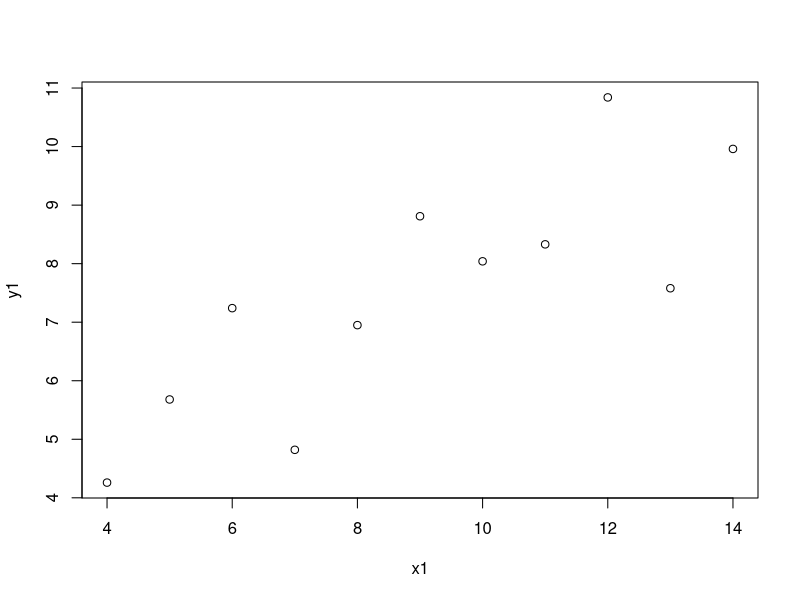
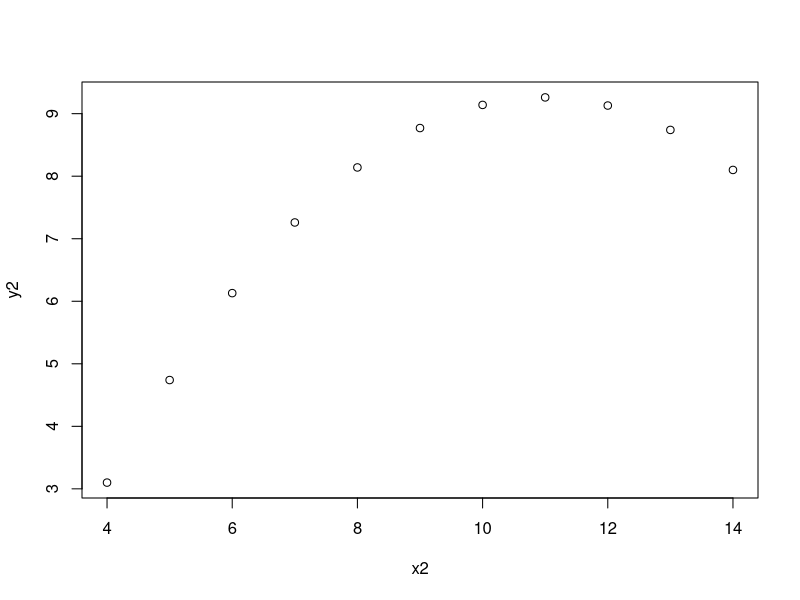
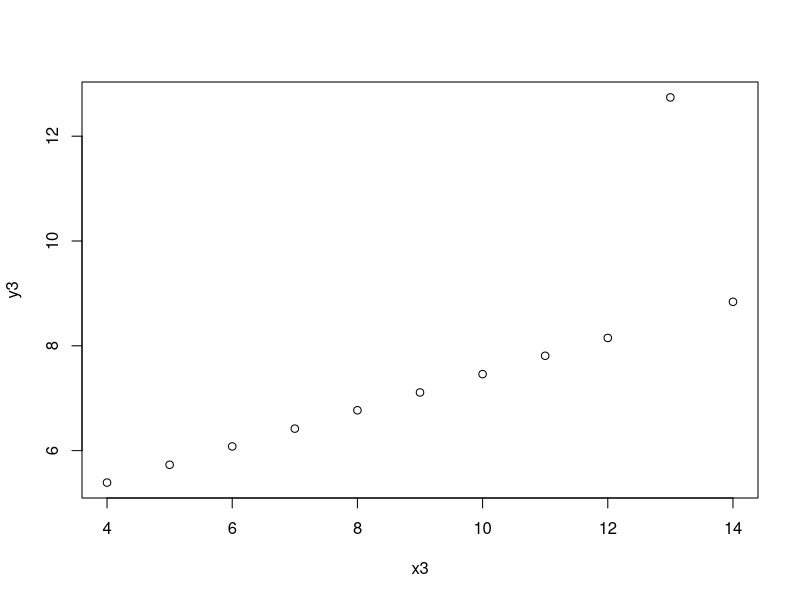
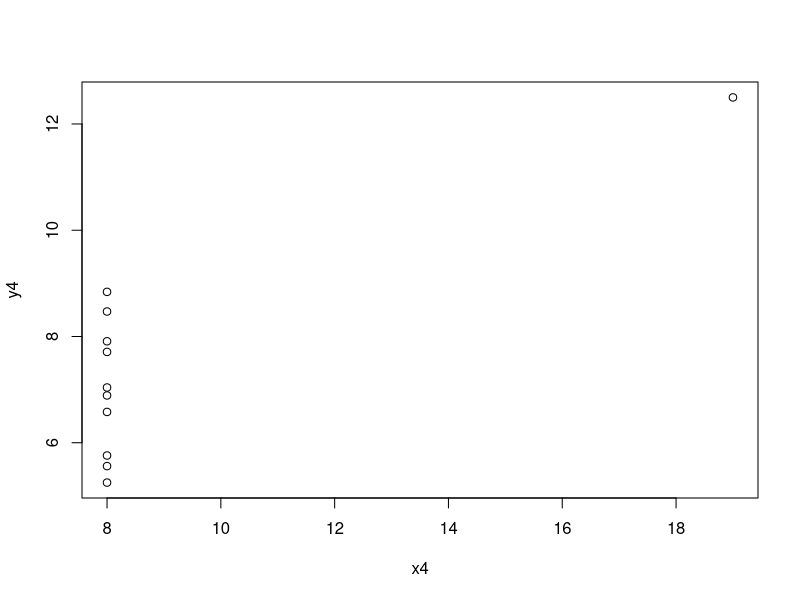
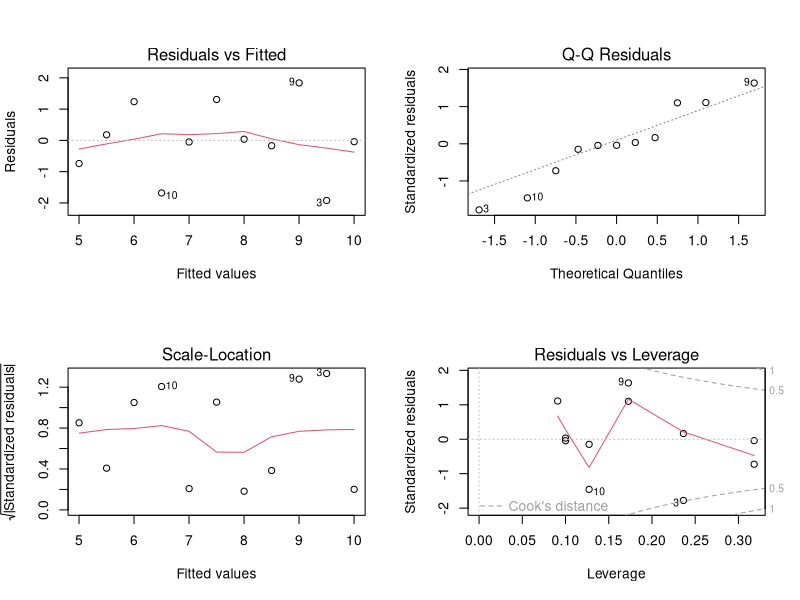
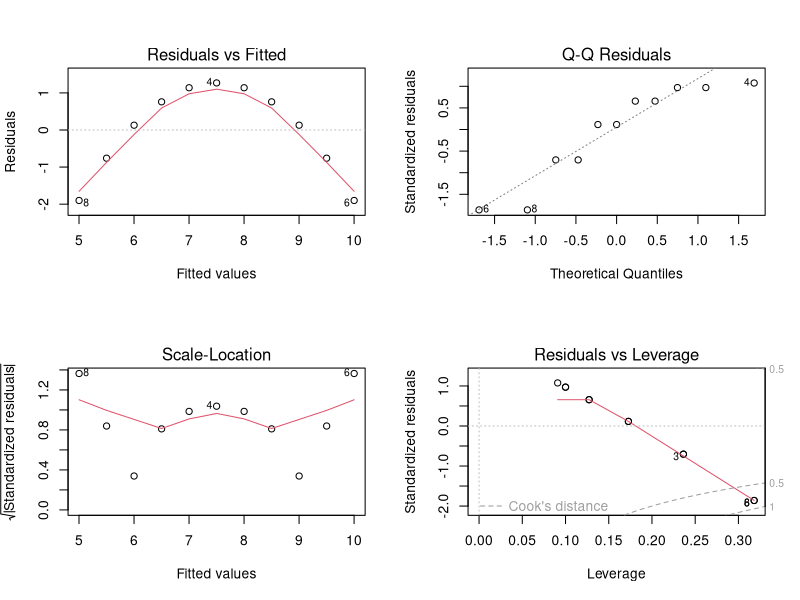
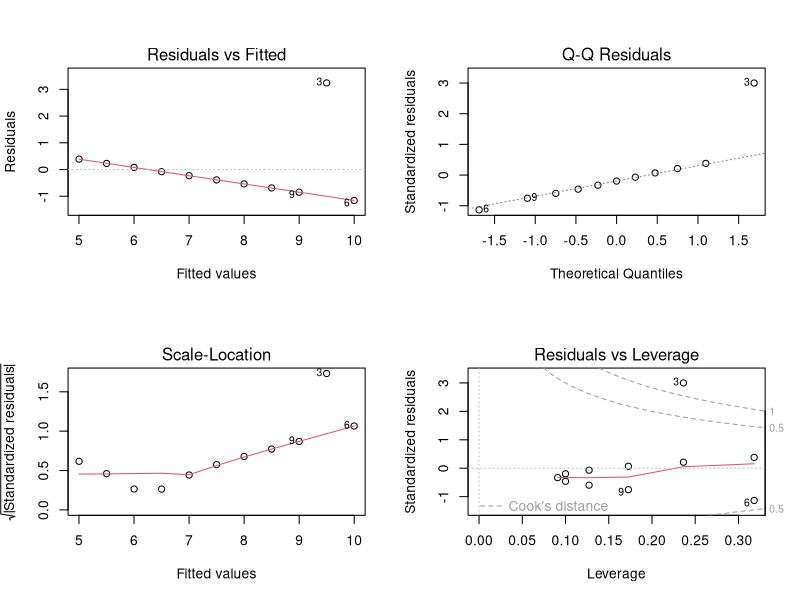
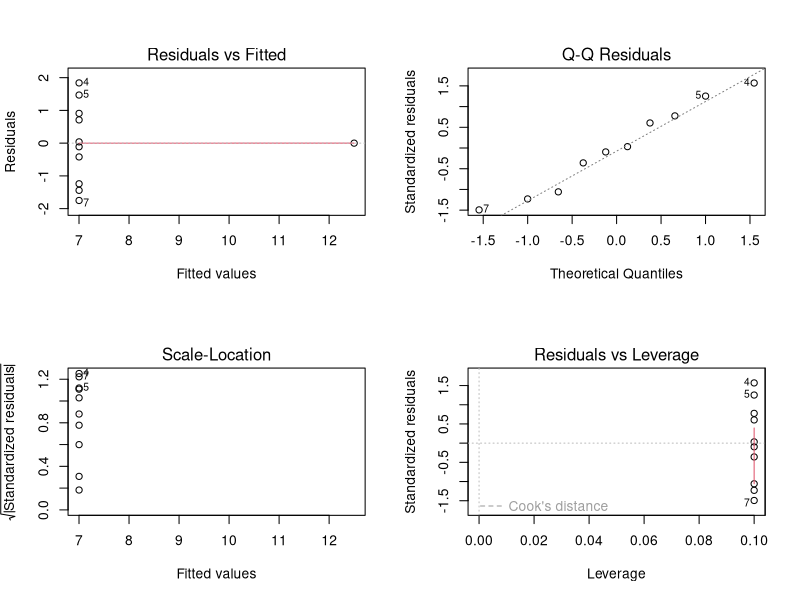

The R source for these figures, in order:
anscombe
f1<- lm(y1~x1, data=anscombe)
f2<- lm(y2~x2, data=anscombe)
f3<- lm(y3~x3, data=anscombe)
f4<- lm(y4~x4, data=anscombe)

summary(f1)
summary(f2)
summary(f3)
summary(f4)

#Coefficients:
 # Estimate Std. Error t value Pr(>|t|)   
#(Intercept)   3.0001     1.1247   2.667  0.02573 * 
 # x1            0.5001     0.1179   4.241  0.00217 **
#  ---
  #Signif. codes:  0 '***' 0.001 '**' 0.01 '*' 0.05 '.' 0.1 ' ' 1

#Residual standard error: 1.237 on 9 degrees of freedom
#Multiple R-squared:  0.6665,	Adjusted R-squared:  0.6295 
#F-statistic: 17.99 on 1 and 9 DF,  p-value: 0.00217

#b0= 3.001
#b1=0.5
#F=18
#R^2=.67

#all have same everything- numeric summaries are identical
# are they all fit equally well?
# The residuals are totally different! I think

plot(y1~x1, data=anscombe)
plot(y2~x2, data=anscombe)
plot(y3~x3, data=anscombe)
plot(y4~x4, data=anscombe)

par(mfrow=c(2,2))
plot(f1)
plot(f2)
plot(f3)
plot(f4)
